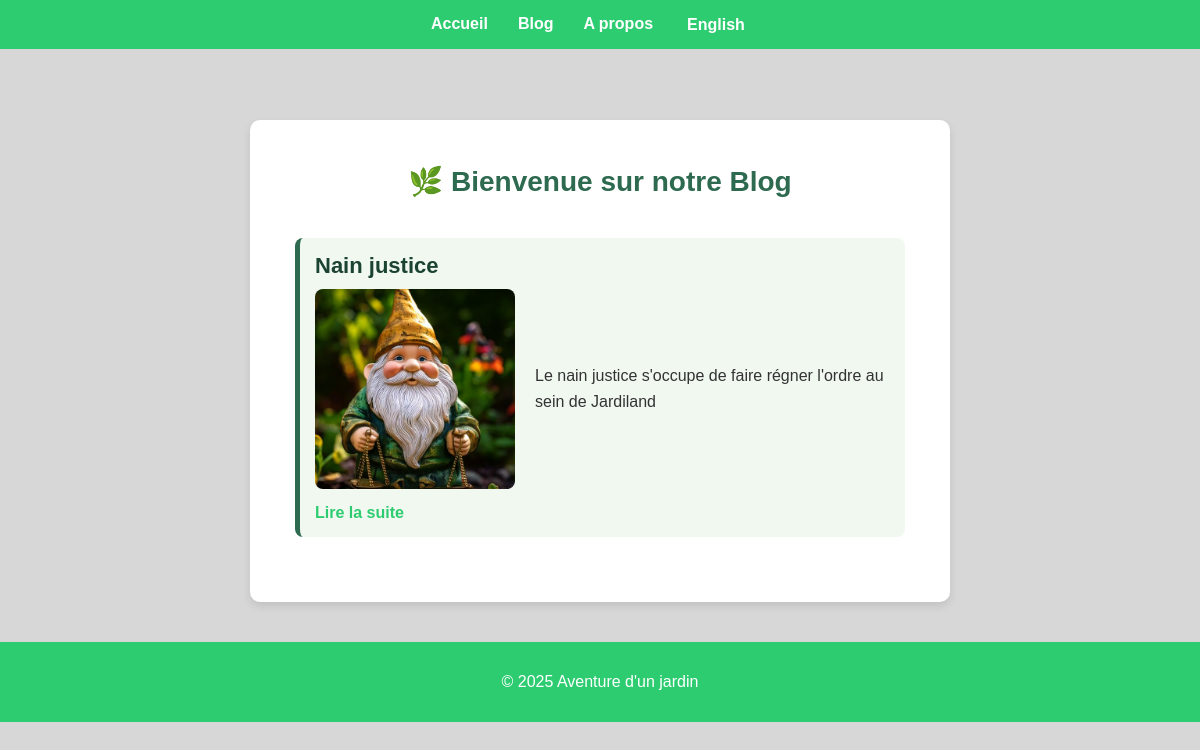
/blog/, run on an earlier commit of the app's database.
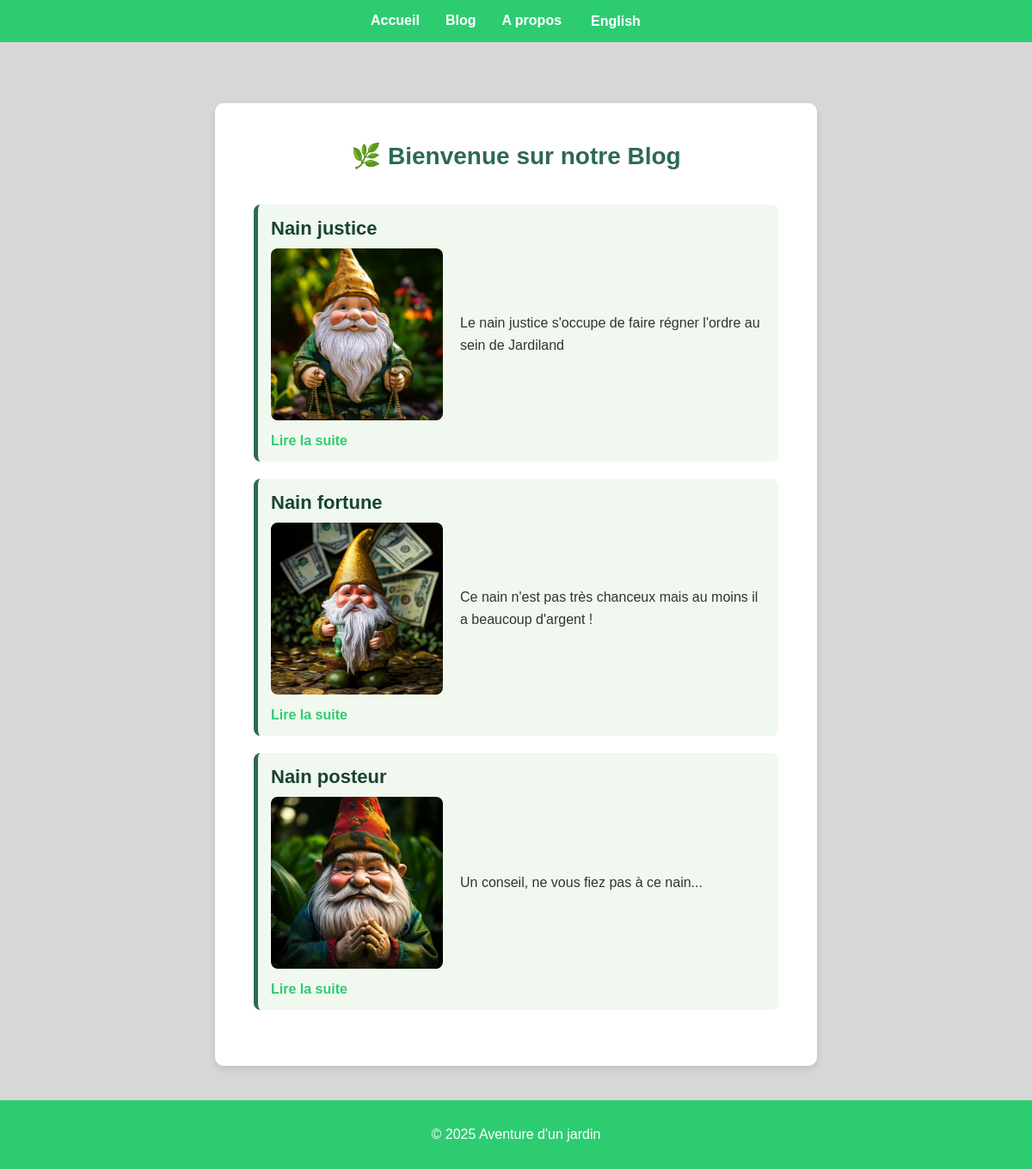
And on a later commit of the database.
### blog/models.py (models this page shows, shortened)
class Post(models.Model):
    title = models.CharField(max_length=200 , unique= True)
    slug = models.SlugField(max_length=200, unique= True)
    author = models.ForeignKey(User , on_delete= models.CASCADE, related_name='blog_posts')
    created_on = models.DateTimeField(auto_now= True)
    updated_on = models.DateTimeField(auto_now= True)
    content = models.TextField()
    status = models.IntegerField(choices=STATUS , default=0)
    image = models.ImageField(upload_to='post_images/', null=True, blank=True)
    class Meta:
        ordering = ['-created_on']

### blog/views.py (the view)
# urls.py: path('blog/', views.post_list, name="blog"),
def post_list(request):
    posts = Post.objects.filter(status=1).order_by('created_on')
    return render(request, 'blog.html', {'posts': posts})

### blog/templates/blog.html (shortened to what this page needs)
{% extends 'base.html' %}
{% load i18n %}
{% block content %}
<div class="blog-container">
    <h1 class="blog-title">{% trans "🌿 Bienvenue sur notre Blog" %}</h1>
    {% if posts %}
    {% for post in posts %}
    <div class="post">
        <h2 class="post-title">{{ post.title }}</h2>
        <div class="post-content">
            <img src="{{ post.image.url }}" alt="{{ post.title }}" class="post-image">
            <p>{{ post.content }}</p>
        </div>
        <a href="{% url 'blog:post_detail' post.id %}" class="post-link">{% trans "Lire la suite"%}</a>
    </div>
    {% endfor %}
    {% endif %}
</div>
{% endblock %}

### blog/templates/base.html (shortened to what this page needs)
<!DOCTYPE html>
{%load static%}
{% load i18n %}
<html lang="fr">
    <head>
        <link rel="stylesheet" href="{% static 'css/app.css' %}" />
    </head>
    <body>
        <header>
            <nav>
                <ul>
                    <li><a href="{% url 'blog:home' %}">{% trans "Accueil" %}</a></li>
                    <li><a href="{% url 'blog:blog' %}">{% trans "Blog" %}</a></li>
                    <li><a href="{% url 'blog:about' %}">{% trans "A propos" %}</a></li>
                    <li>
                        <a href="#">
                            <form method="post" action="{% url 'set_language' %}">
                                <div class="container_select">
                                    <div class="after_select">
                                        <select class="select_lang" name="language" onchange="this.form.submit()">
                                            <option value="en" {% if request.LANGUAGE_CODE == "en" %}selected{% endif %}>English</option>
                                        </select>
                                    </div>
                                </div>
                            </form>
                        </a>
                    </li>
                </ul>
            </nav>
        </header>
        {% block content %}{% endblock %}
    </body>
    <footer>
        <p>&copy; 2025 Aventure d'un jardin</p>
    </footer>
</html>

### blog/static/css/app.css (style rules this page uses)
:root { --vert-nature: #2ecc71; --vert-fonce: #27ae60; --gris-clair: #f5f5f5; --blanc: #ffffff; }
*,*::after,*::before { margin: 0; padding: 0; box-sizing: border-box; }
body { font-family: 'Poppins', sans-serif; background-color: #d7d7d7; margin: 0; padding: 0; color: #333; }
header { height: 10vh; }
nav { background-color: var(--vert-nature); padding: 15px 0; }
nav ul { display: flex; justify-content: center; list-style: none; }
nav ul li { margin: 0 15px; }
nav ul li a { color: var(--blanc); text-decoration: none; font-weight: bold; transition: color 0.3s ease; }
.select_lang { background: var(--vert-nature); color: var(--blanc); font-weight: bold; font-size: medium; border: none; cursor: pointer; }
.container_select { position: relative; }
.after_select::after { position: absolute; content: ""; z-index: 1; left: 72px; top: 0px; height: 20px; width: 20px; background: var(--vert-nature); }
.blog-container { max-width: 700px; margin: 40px auto; padding: 45px; background: #fff; border-radius: 10px; box-shadow: 0 4px 8px rgba(0, 0, 0, 0.1); }
.blog-title { text-align: center; color: #2d6a4f; font-size: 28px; margin-bottom: 40px; }
.post { padding: 15px; border-left: 5px solid #2d6a4f; background: #f0f8f0; border-radius: 8px; margin-bottom: 20px; }
.post-title { font-size: 22px; color: #1b4332; margin-bottom: 10px; }
.post-image { max-width: 200px; max-height: 200px; object-fit: cover; border-radius: 8px; margin-right: 20px; }
.post-content { display: flex; align-items: center; margin-bottom: 15px; }
.post-content p { font-size: 16px; line-height: 1.6; color: #333; }
a { text-decoration: none; color: var(--vert-nature); font-weight: bold; }
footer { background-color: var(--vert-nature); color: var(--blanc); text-align: center; display: flex; flex-direction: column; justify-content: center; align-items: center; height: 10vh; }

What changed in the data, as far as the page shows it:
added Post: title "Nain fortune", image (picture), content "Ce nain n'est pas très chanceux mais au moins il a beaucoup d'argent !"
added Post: title "Nain posteur", image (picture), content "Un conseil, ne vous fiez pas à ce nain..."
